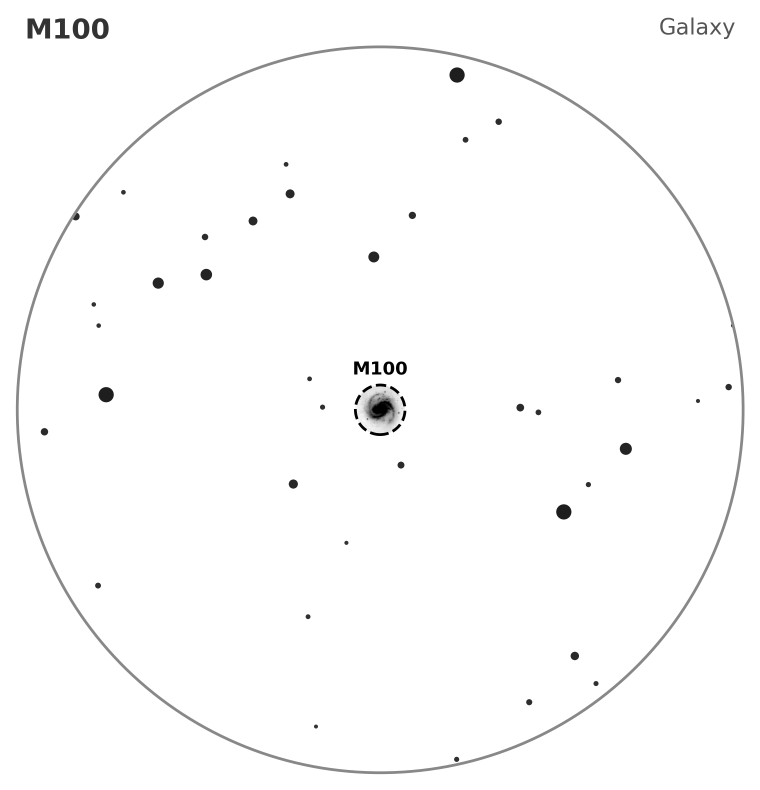
#> input picture img/m100_eyepiece.png, 1520 x 1580 px (shown at 1/2 size); its folder holds only this picture in this run
$ python generate_planches.py
#> lines starting #> are read from the running program, lines starting #| are printed output that depends on the picture
#!/usr/bin/env python3
"""
Génère des planches A4 (300 DPI) regroupant les images du dossier img/
en grilles de 6 lignes x 4 colonnes (24 images par planche).
"""

import os
import re
from PIL import Image, ImageDraw, ImageFont

# --- Configuration ---
IMG_DIR = os.path.join(os.path.dirname(__file__), "img")
OUTPUT_DIR = os.path.join(os.path.dirname(__file__), "planches")
COLS = 4
ROWS = 6
DPI = 300
# A4 en pixels à 300 DPI (210mm x 297mm)
A4_WIDTH = int(210 / 25.4 * DPI)   # 2480
A4_HEIGHT = int(297 / 25.4 * DPI)  # 3508
MARGIN = 40  # marge extérieure en pixels
PADDING = 20  # espace entre images
LABEL_HEIGHT = 30  # espace pour le nom sous chaque image
BG_COLOR = (255, 255, 255)


def natural_sort_key(filename):
    """Tri naturel : m1, m2, ... m10, m11, ..."""
    return [int(c) if c.isdigit() else c.lower() for c in re.split(r'(\d+)', filename)]


def generate_planches():
    os.makedirs(OUTPUT_DIR, exist_ok=True)

    files = sorted(
        [f for f in os.listdir(IMG_DIR) if f.lower().endswith((".png", ".jpg", ".jpeg"))],
        key=natural_sort_key,
    )
    print(f"{len(files)} images trouvées dans {IMG_DIR}/")

    # Zone utile pour la grille
    grid_w = A4_WIDTH - 2 * MARGIN
    grid_h = A4_HEIGHT - 2 * MARGIN

    # Taille de chaque cellule
    cell_w = (grid_w - (COLS - 1) * PADDING) // COLS
    cell_h = (grid_h - (ROWS - 1) * PADDING) // ROWS
    thumb_h = cell_h - LABEL_HEIGHT  # hauteur dispo pour l'image

    per_page = ROWS * COLS
    num_pages = (len(files) + per_page - 1) // per_page

    for page_idx in range(num_pages):
        batch = files[page_idx * per_page : (page_idx + 1) * per_page]
        planche = Image.new("RGB", (A4_WIDTH, A4_HEIGHT), BG_COLOR)
#> planche: PIL image 2480x3507 RGB; every value is 255
        draw = ImageDraw.Draw(planche)

        for i, fname in enumerate(batch):
            row, col = divmod(i, COLS)
            x = MARGIN + col * (cell_w + PADDING)
            y = MARGIN + row * (cell_h + PADDING)

            img = Image.open(os.path.join(IMG_DIR, fname)).convert("RGB")
            # Redimensionner en conservant le ratio
            img.thumbnail((cell_w, thumb_h), Image.LANCZOS)
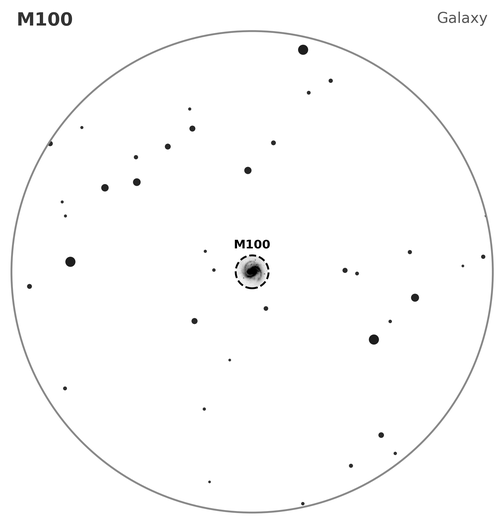
#> img: PIL image 504x524 RGB; min 0, max 255, mean 252
            # Centrer dans la cellule
            offset_x = x + (cell_w - img.width) // 2
#> offset_x = 80
            offset_y = y + (thumb_h - img.height) // 2
#> offset_y = 40
            planche.paste(img, (offset_x, offset_y))
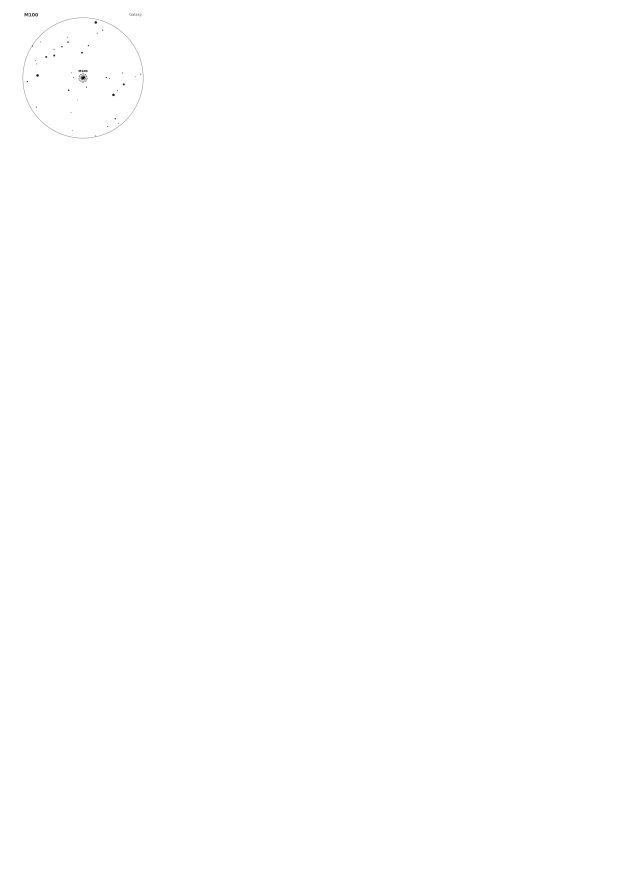
#> planche: PIL image 2480x3507 RGB (shown at 1/4 size); min 0, max 255, mean 254.9

            # Label sous l'image
            label = fname.replace("_eyepiece.png", "").replace("_eyepiece.jpg", "").upper()
            bbox = draw.textbbox((0, 0), label)
#> bbox = (0, 2, 27, 10)
            tw = bbox[2] - bbox[0]
#> tw = 27
            draw.text((x + (cell_w - tw) // 2, y + thumb_h + 4), label, fill=(0, 0, 0))

        out_path = os.path.join(OUTPUT_DIR, f"planche_{page_idx + 1:02d}.png")
        planche.save(out_path, dpi=(DPI, DPI))
        print(f"  -> {out_path} ({len(batch)} images)")

    print(f"\n{num_pages} planche(s) générée(s) dans {OUTPUT_DIR}/")


if __name__ == "__main__":
    generate_planches()

$ run again, on img/m104_eyepiece.png
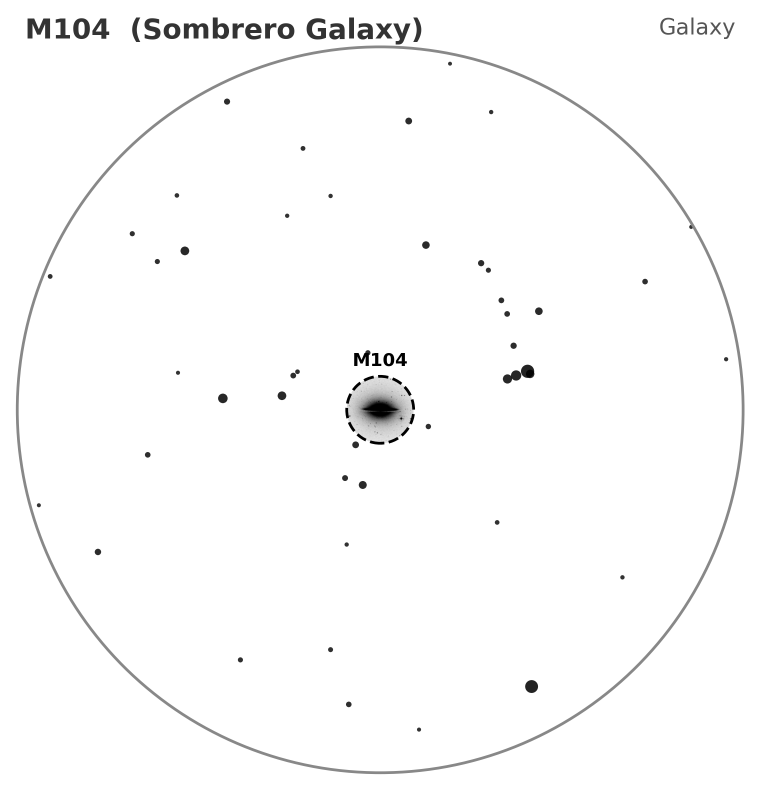
#> input picture img/m104_eyepiece.png, 1520 x 1580 px (shown at 1/2 size)
#> in generate_planches, `img.thumbnail((cell_w, thumb_h), Image.LANCZOS)`:
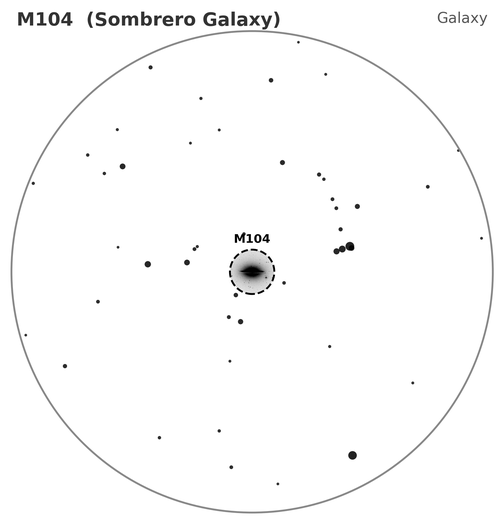
#> img: PIL image 504x524 RGB; min 0, max 255, mean 251
#> bbox = (0, 2, 27, 10)
#> tw = 27

$ run again, on img/m105_eyepiece.png
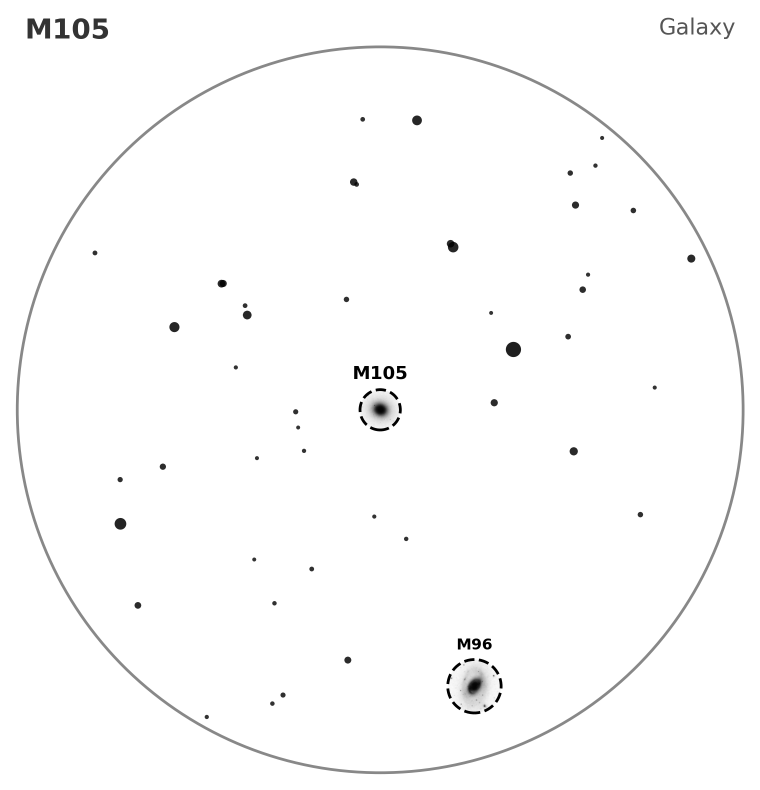
#> input picture img/m105_eyepiece.png, 1520 x 1580 px (shown at 1/2 size)
#> in generate_planches, `img.thumbnail((cell_w, thumb_h), Image.LANCZOS)`:
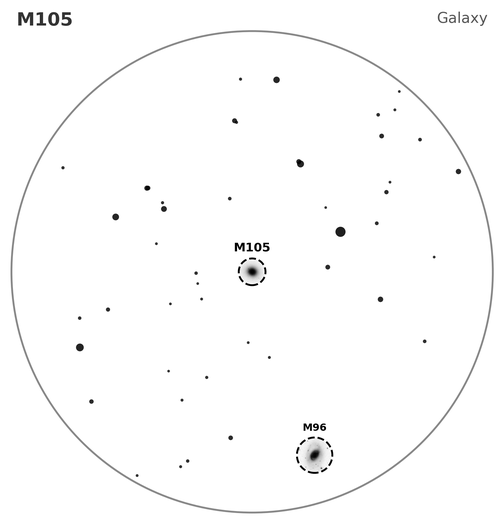
#> img: PIL image 504x524 RGB; min 0, max 255, mean 252
#> bbox = (0, 2, 27, 10)
#> tw = 27

$ run again, on img/m106_eyepiece.png
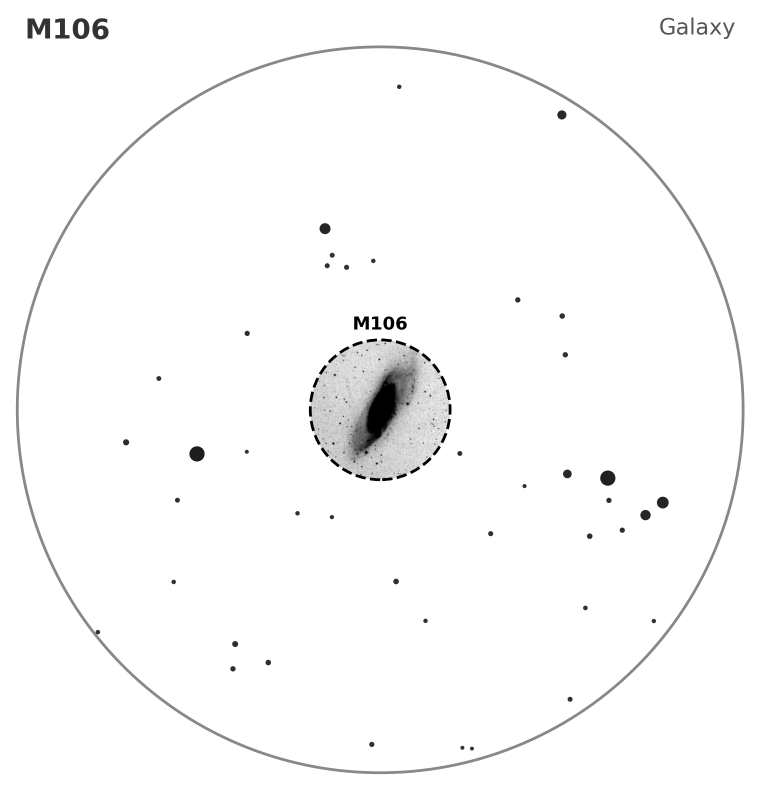
#> input picture img/m106_eyepiece.png, 1520 x 1580 px (shown at 1/2 size)
#> in generate_planches, `img.thumbnail((cell_w, thumb_h), Image.LANCZOS)`:
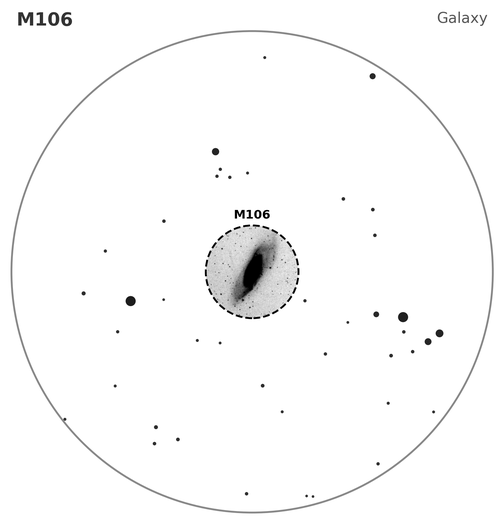
#> img: PIL image 504x524 RGB; min 0, max 255, mean 250.3
#> bbox = (0, 2, 27, 10)
#> tw = 27

$ run again, on img/m101_eyepiece.png
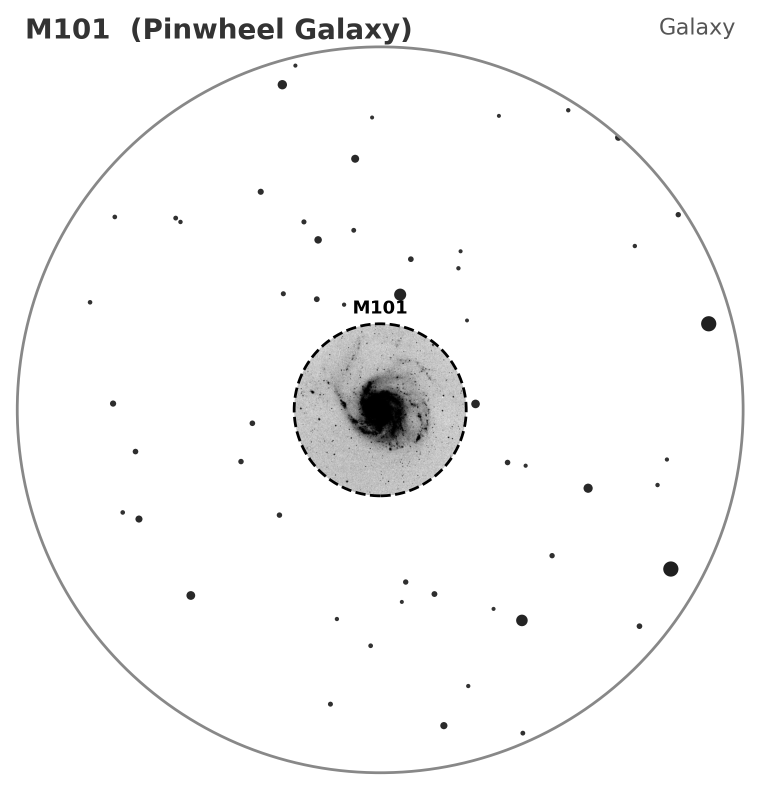
#> input picture img/m101_eyepiece.png, 1520 x 1580 px (shown at 1/2 size)
#> in generate_planches, `img.thumbnail((cell_w, thumb_h), Image.LANCZOS)`:
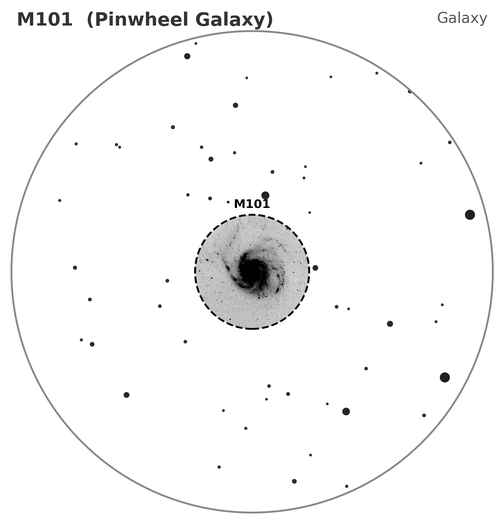
#> img: PIL image 504x524 RGB; min 0, max 255, mean 247.7
#> bbox = (0, 2, 27, 10)
#> tw = 27
